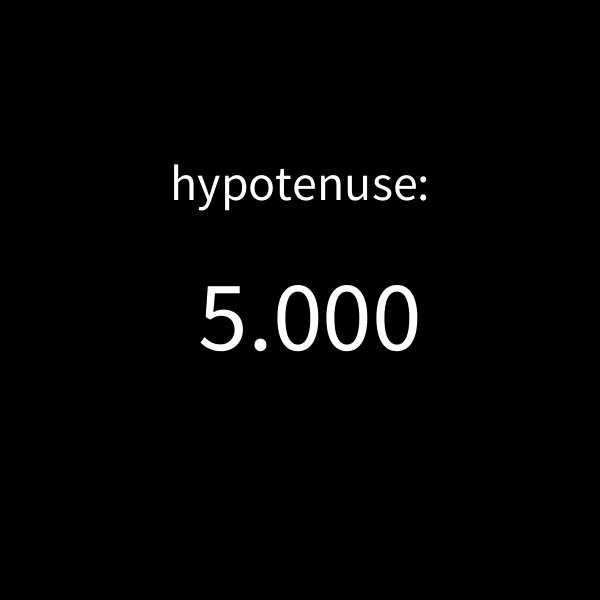
Frame 1 (no input)
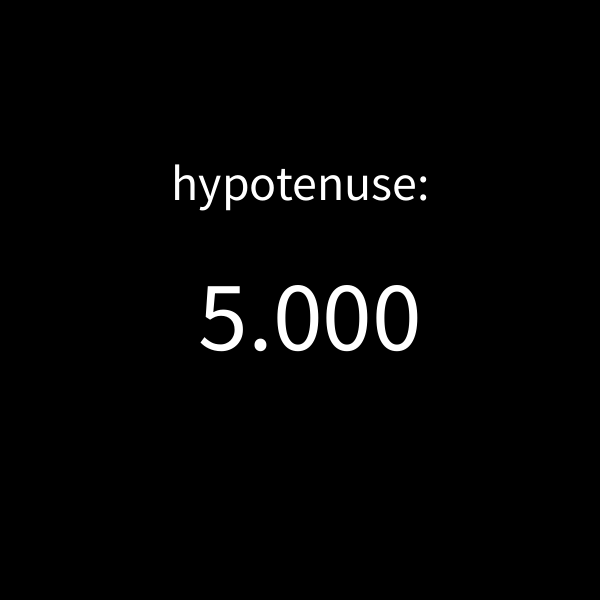
Frame 60 (the mouse pressed at the canvas centre just before this capture)
Frame 120 (the mouse held since frame 60 and released just before this capture): identical to frame 60, image omitted

The Processing sketch that drew these frames (run headless with seeded random() and noise(); from frame 60 on, the mouse is pressed at the canvas centre):

// Processing sketch: mathfunction
// ── mathfunction.pde
void setup(){
  size(600,600); //set size of canvas
}

void draw(){
  background(0);
  textAlign(CENTER); //align the text to the center
  textSize(50); //display text "hypotenuse
  text("hypotenuse:", width/2,200);
  textSize(100);
  text(pTheorem(3,4),width/2,350); //display the result of the pythagorean theorem
}

float pTheorem(float a, float b){ //define function pTheorem(parameters: length of legs a and b of the triangle)
 return sqrt (sq(a) + sq(b)); //answer: the sqaure root of a^2 + b^2
 
}
